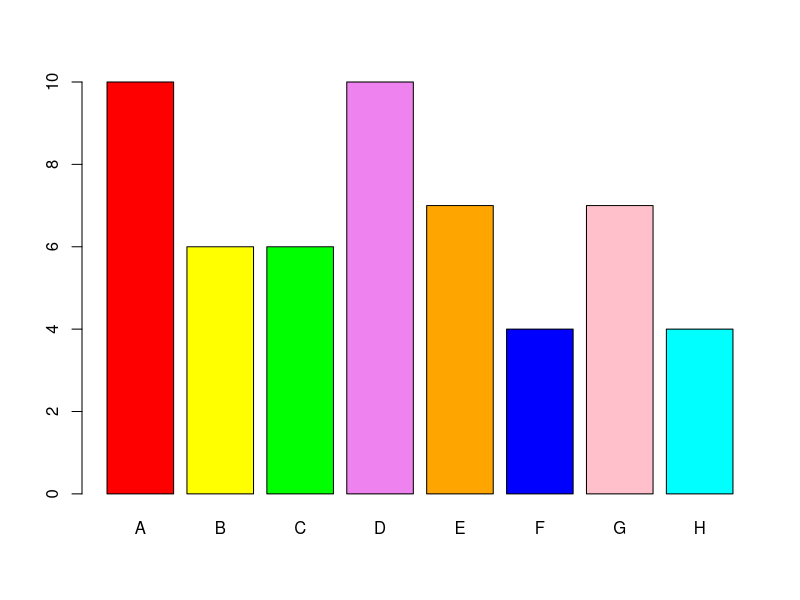
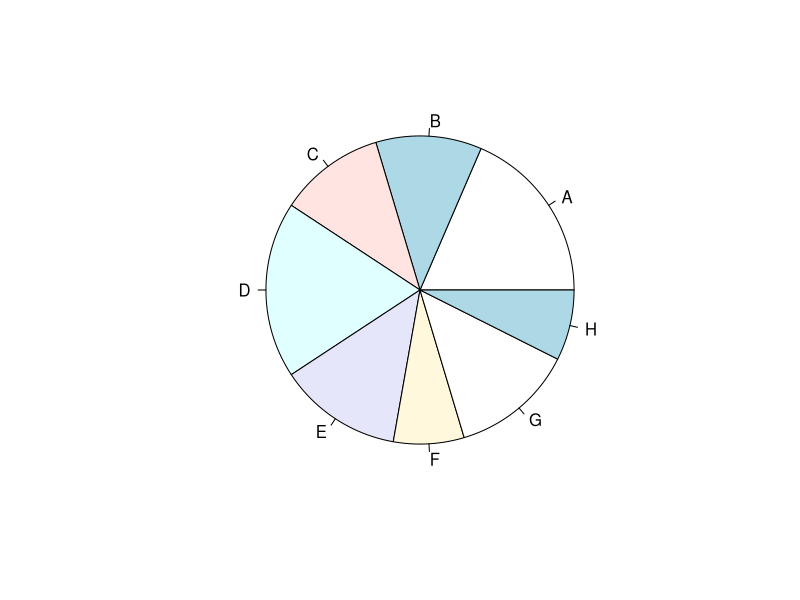

The R script that drew these images, in order:
#qualitative data
library(MASS)
painters
school=painters$School
#frequency distribution of qualitative data
school.freq=table(school)
cbind(school.freq)
#ex1
composition=painters$Composition
composition.freq=table(composition)
cbind(composition.freq)
#Relative frequency
school.relfreq=school.freq/nrow(painters)
old=options(digits=1)
school.relfreq
options(old)
#Bar Graph
colors = c("red", "yellow", "green", "violet", 
           "orange", "blue", "pink", "cyan")
barplot(school.freq,col=colors)
#Pie chart
pie(school.freq)
#pie(school.freq,col=colors)
#Category Statistics
c_school=school=="C"
c_painters=painters[c_school,]
print(c_painters)
cbind(tapply(painters$Composition, painters$School, mean) )
